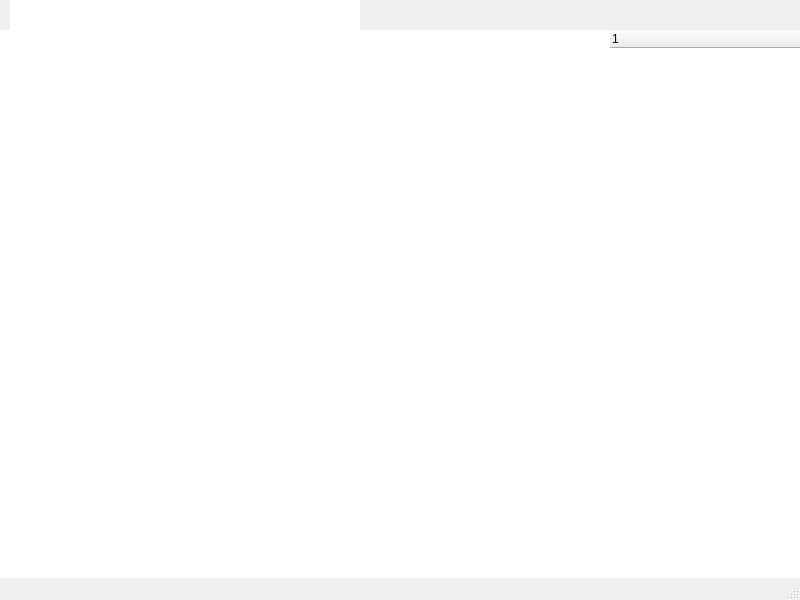
<?xml version="1.0" encoding="UTF-8"?>
<ui version="4.0">
 <class>MainWindow</class>
 <widget class="QMainWindow" name="MainWindow">
  <property name="geometry">
   <rect>
    <x>0</x>
    <y>0</y>
    <width>800</width>
    <height>600</height>
   </rect>
  </property>
  <property name="sizePolicy">
   <sizepolicy hsizetype="Expanding" vsizetype="Expanding">
    <horstretch>0</horstretch>
    <verstretch>0</verstretch>
   </sizepolicy>
  </property>
  <property name="windowTitle">
   <string>MainWindow</string>
  </property>
  <widget class="QWidget" name="centralwidget">
   <widget class="QScrollArea" name="scrollArea">
    <property name="geometry">
     <rect>
      <x>0</x>
      <y>30</y>
      <width>610</width>
      <height>570</height>
     </rect>
    </property>
    <property name="frameShape">
     <enum>QFrame::NoFrame</enum>
    </property>
    <property name="lineWidth">
     <number>0</number>
    </property>
    <property name="widgetResizable">
     <bool>true</bool>
    </property>
    <widget class="QWidget" name="scrollAreaWidgetContents">
     <property name="geometry">
      <rect>
       <x>0</x>
       <y>0</y>
       <width>610</width>
       <height>570</height>
      </rect>
     </property>
     <widget class="QTextEdit" name="textEdit">
      <property name="geometry">
       <rect>
        <x>0</x>
        <y>0</y>
        <width>610</width>
        <height>570</height>
       </rect>
      </property>
      <property name="font">
       <font>
        <pointsize>9</pointsize>
       </font>
      </property>
      <property name="frameShape">
       <enum>QFrame::NoFrame</enum>
      </property>
      <property name="lineWidth">
       <number>0</number>
      </property>
     </widget>
    </widget>
   </widget>
   <widget class="QFrame" name="frame">
    <property name="geometry">
     <rect>
      <x>10</x>
      <y>0</y>
      <width>350</width>
      <height>30</height>
     </rect>
    </property>
    <property name="frameShape">
     <enum>QFrame::NoFrame</enum>
    </property>
    <property name="frameShadow">
     <enum>QFrame::Raised</enum>
    </property>
    <property name="lineWidth">
     <number>0</number>
    </property>
    <widget class="QLineEdit" name="lineEdit">
     <property name="geometry">
      <rect>
       <x>0</x>
       <y>0</y>
       <width>350</width>
       <height>30</height>
      </rect>
     </property>
     <property name="sizePolicy">
      <sizepolicy hsizetype="Expanding" vsizetype="Fixed">
       <horstretch>0</horstretch>
       <verstretch>0</verstretch>
      </sizepolicy>
     </property>
     <property name="frame">
      <bool>false</bool>
     </property>
    </widget>
   </widget>
   <widget class="QWidget" name="widget" native="true">
    <property name="geometry">
     <rect>
      <x>610</x>
      <y>30</y>
      <width>190</width>
      <height>570</height>
     </rect>
    </property>
    <widget class="QTreeWidget" name="treeWidget">
     <property name="geometry">
      <rect>
       <x>0</x>
       <y>0</y>
       <width>190</width>
       <height>570</height>
      </rect>
     </property>
     <property name="frameShape">
      <enum>QFrame::NoFrame</enum>
     </property>
     <property name="lineWidth">
      <number>0</number>
     </property>
     <column>
      <property name="text">
       <string notr="true">1</string>
      </property>
     </column>
    </widget>
   </widget>
  </widget>
  <widget class="QMenuBar" name="menubar">
   <property name="geometry">
    <rect>
     <x>0</x>
     <y>0</y>
     <width>800</width>
     <height>19</height>
    </rect>
   </property>
  </widget>
  <widget class="QStatusBar" name="statusbar"/>
 </widget>
 <resources/>
 <connections/>
</ui>
